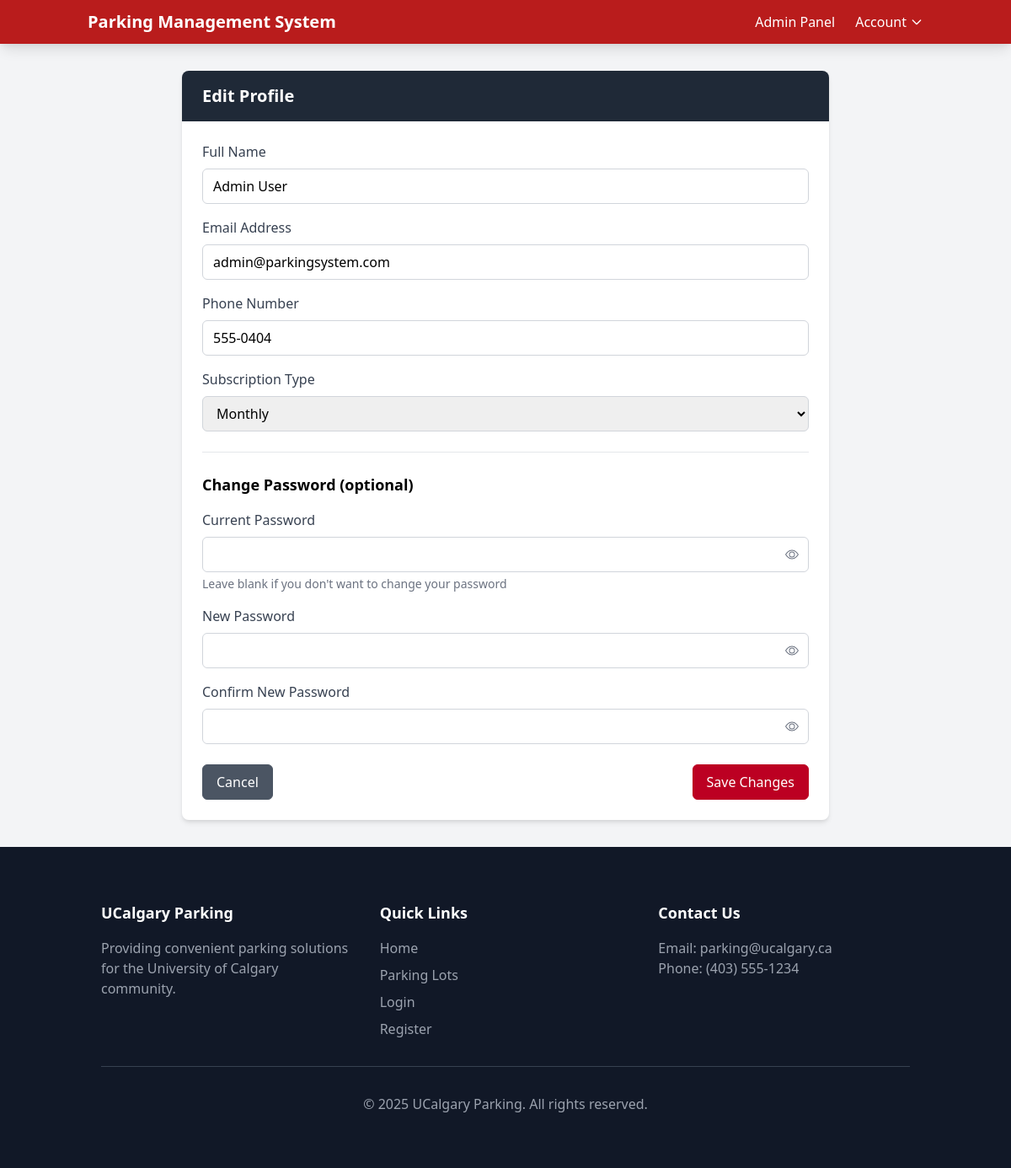
The app's page /edit-profile.php (signed in) with its own data.
### tables this page shows
CREATE TABLE users (
    user_id INT AUTO_INCREMENT PRIMARY KEY,
    name VARCHAR(100) NOT NULL,
    email VARCHAR(100) NOT NULL UNIQUE,
    phone VARCHAR(20),
    password VARCHAR(255) NOT NULL
);

### src/includes/db.php (called while the page is built, shortened)
<?php
class Database {
    private $host = "localhost";
    private $user = "root";
    private $pass = "";
    private $dbname = "parking_management";
    private $conn;
    public function __construct() {
        try {
            $this->conn = new PDO("mysql:host={$this->host};dbname={$this->dbname}", $this->user, $this->pass);
            $this->conn->setAttribute(PDO::ATTR_ERRMODE, PDO::ERRMODE_EXCEPTION);
            $this->conn->setAttribute(PDO::ATTR_DEFAULT_FETCH_MODE, PDO::FETCH_ASSOC);
        } catch(PDOException $e) {
            error_log("Database connection failed: " . $e->getMessage());
            die("Database connection failed. Please check your configuration.");
        }
    }
    public function query($sql, $params = []) {
        $stmt = $this->conn->prepare($sql);
        $stmt->execute($params);
        return $stmt;
    }
}

### src/edit-profile.php (the view, shortened to what this page needs)
<?php
require_once 'includes/db.php';
$user_id = $_SESSION['user_id'];
$db = new Database();
$user = $db->query("SELECT * FROM users WHERE user_id = ?", [$user_id])->fetch();
$customer = $db->query("SELECT * FROM customers WHERE user_id = ?", [$user_id])->fetch();
?>
<!DOCTYPE html>
<html lang="en">
<head>
    <link href="https://cdn.jsdelivr.net/npm/tailwindcss@2.2.19/dist/tailwind.min.css" rel="stylesheet">
    <link rel="stylesheet" href="assets/css/styles.css">
</head>
<body class="bg-gray-100 font-sans">
    <?php include 'includes/header.php'; ?>
    <div class="container mx-auto px-4 py-8">
        <div class="max-w-3xl mx-auto">
            <div class="bg-white rounded-lg shadow-md overflow-hidden">
                <div class="bg-gray-800 text-white px-6 py-4">
                    <h2 class="text-xl font-semibold">Edit Profile</h2>
                </div>
                <div class="p-6">
                    <form method="POST" action="edit-profile.php">
                        <div class="mb-4">
                            <label for="name" class="form-label">Full Name</label>
                            <input type="text" id="name" name="name" class="input-field" value="<?php echo htmlspecialchars($user['name']); ?>" required>
                        </div>
                        <div class="mb-4">
                            <label for="email" class="form-label">Email Address</label>
                            <input type="email" id="email" name="email" class="input-field" value="<?php echo htmlspecialchars($user['email']); ?>" required>
                        </div>
                        <div class="mb-4">
                            <label for="phone" class="form-label">Phone Number</label>
                            <input type="text" id="phone" name="phone" class="input-field" value="<?php echo htmlspecialchars($user['phone']); ?>">
                        </div>
                        <div class="mb-6">
                            <label for="subscription_type" class="form-label">Subscription Type</label>
                            <select id="subscription_type" name="subscription_type" class="input-field">
                                <option value="Monthly" <?php echo $customer['subscription_type'] === 'Monthly' ? 'selected' : ''; ?>>Monthly</option>
                            </select>
                        </div>
                        <div class="border-t border-gray-200 pt-6 mb-6">
                            <h3 class="text-lg font-semibold mb-4">Change Password (optional)</h3>
                            <div class="mb-4">
                                <label for="current_password" class="form-label">Current Password</label>
                                <input type="password" id="current_password" name="current_password" class="input-field">
                                <p class="text-sm text-gray-500 mt-1">Leave blank if you don't want to change your password</p>
                            </div>
                            <div class="mb-4">
                                <label for="new_password" class="form-label">New Password</label>
                                <input type="password" id="new_password" name="new_password" class="input-field">
                            </div>
                            <div class="mb-4">
                                <label for="confirm_password" class="form-label">Confirm New Password</label>
                                <input type="password" id="confirm_password" name="confirm_password" class="input-field">
                            </div>
                        </div>
                        <div class="flex justify-between">
                            <a href="dashboard.php" class="btn btn-secondary">Cancel</a>
                            <button type="submit" class="btn btn-primary">Save Changes</button>
                        </div>
                    </form>
                </div>
            </div>
        </div>
    </div>
    <?php include 'includes/footer.php'; ?>
</body>
</html>

### src/assets/css/styles.css (style rules this page uses)
.input-field { width: 100%; padding: 0.5rem 0.75rem; border: 1px solid #D1D5DB; border-radius: 0.375rem; font-size: 1rem; line-height: 1.5; transition: border-color 0.15s ease-in-out; }
.form-label { display: block; margin-bottom: 0.5rem; font-weight: 500; color: #374151; }
.btn { display: inline-block; padding: 0.5rem 1rem; font-weight: 500; text-align: center; white-space: nowrap; vertical-align: middle; cursor: pointer; user-select: none; border: 1px solid transparent; border-radius: 0.375rem; transition: color 0.15s ease-in-out, background-color 0.15s ease-in-out, border-color 0.15s ease-in-out; }
.btn-primary { color: #fff; background-color: #BC0022; border-color: #BC0022; }
.btn-secondary { color: #fff; background-color: #4B5563; border-color: #4B5563; }

### records on screen
users: name "Admin User", email "admin@parkingsystem.com", phone "555-0404"
